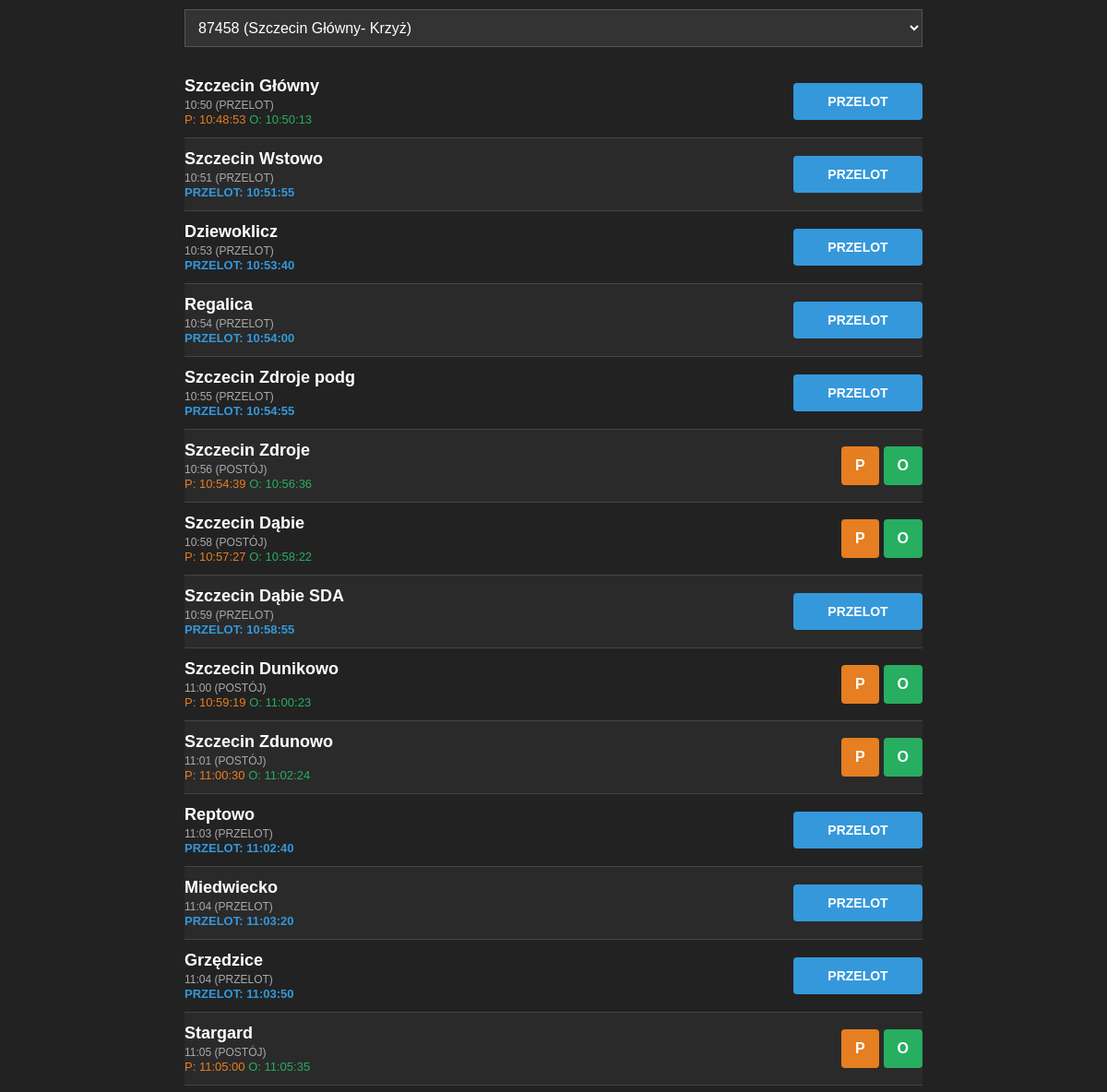
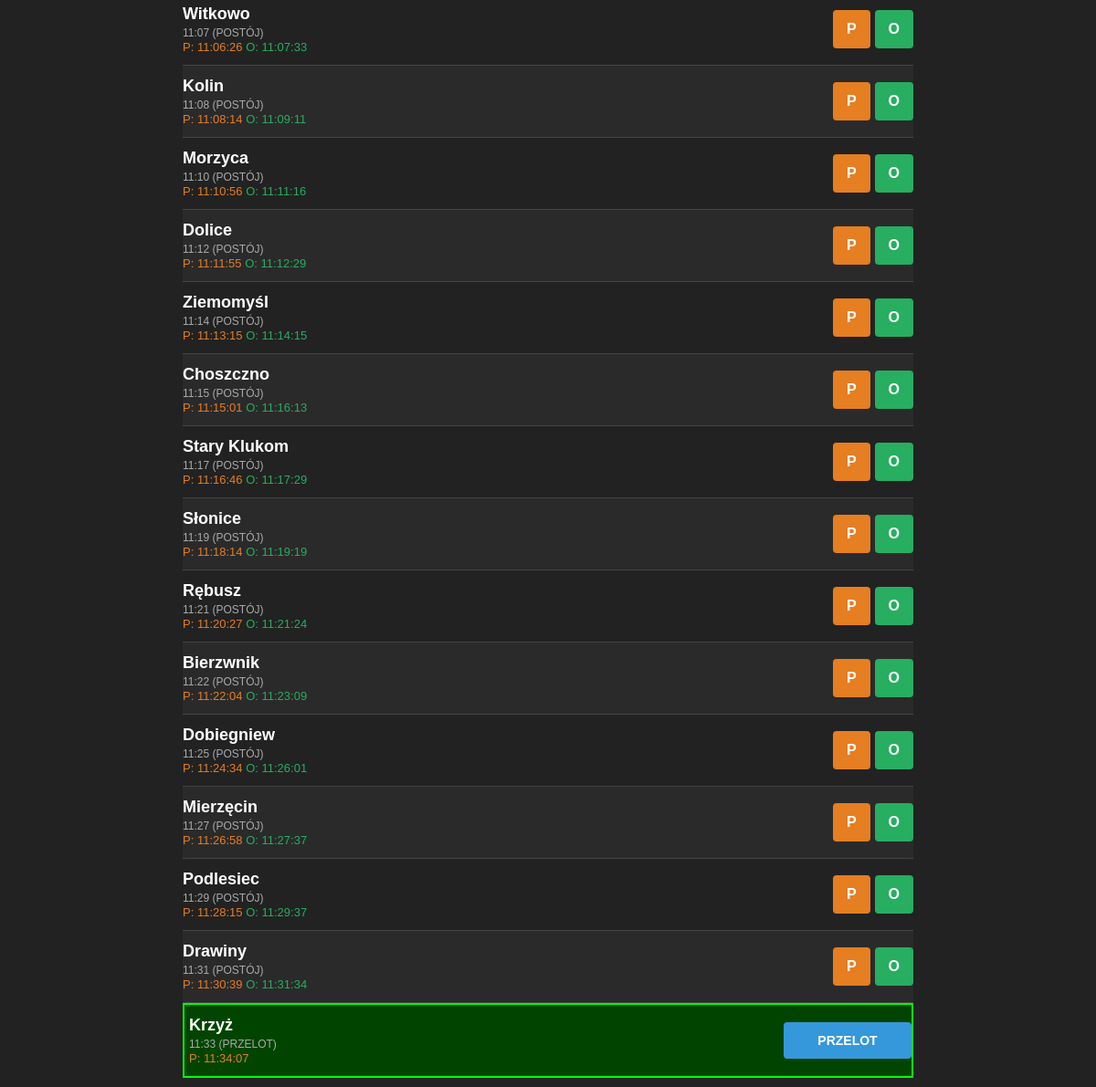
The app's page /panel_pomiarowy.php?id_przejazdu=107 with its own data (2 pictures, top to bottom).
### tables this page shows
CREATE TABLE `szczegoly_rozkladu` (
  `id_szczegolu` int(11) NOT NULL,
  `id_przejazdu` int(11) NOT NULL,
  `id_stacji` int(11) NOT NULL,
  `kolejnosc` int(11) NOT NULL,
  `przyjazd` time DEFAULT NULL,
  `odjazd` time DEFAULT NULL,
  `peron` varchar(5) DEFAULT NULL,
  `tor` varchar(5) DEFAULT NULL,
  `uwagi_postoju` varchar(10) DEFAULT NULL,
  `przyjazd_rzecz` time DEFAULT NULL,
  `odjazd_rzecz` time DEFAULT NULL,
  `status_dyzurnego` tinyint(1) DEFAULT 0 COMMENT '0-brak, 1-zatwierdzony',
  `czy_odwolany` tinyint(1) DEFAULT 0 COMMENT '1 - stacja odwołana',
  `typ_transportu` varchar(20) DEFAULT 'POCIAG' COMMENT 'POCIAG lub ZKA',
  `zatwierdzony` tinyint(1) DEFAULT 0,
  `status_wyswietlacza` int(11) DEFAULT 0,
  `komunikat_tablica` varchar(255) DEFAULT NULL,
  `kod_opoznienia` varchar(10) DEFAULT NULL
);

CREATE TABLE `stacje` (
  `id_stacji` int(11) NOT NULL,
  `nazwa_stacji` varchar(255) DEFAULT NULL,
  `wytluszczony_plakat` tinyint(1) NOT NULL DEFAULT 0,
  `typ_stacji_id` int(11) DEFAULT NULL,
  `uwagi` text DEFAULT NULL,
  `linia_kolejowa` text DEFAULT NULL,
  `coord_x` int(11) DEFAULT 0,
  `coord_z` int(11) DEFAULT 0,
  `czy_zapowiadac` tinyint(1) DEFAULT 0,
  `domyslny_czas_postoju` time DEFAULT '00:00:30',
  `lat` decimal(10,6) DEFAULT NULL,
  `lng` decimal(10,6) DEFAULT NULL
);

### panel_pomiarowy.php (the view, shortened to what this page needs)
<?php
require 'db_config.php';
$sql_trasy = "SELECT p.id_przejazdu, p.numer_pociagu, p.nazwa_pociagu, t.nazwa_trasy
              FROM przejazdy p
              JOIN trasy t ON p.id_trasy = t.id_trasy
              ORDER BY p.data_utworzenia DESC";
$res_trasy = mysqli_query($conn, $sql_trasy);
$id_przejazdu = isset($_GET['id_przejazdu']) ? (int)$_GET['id_przejazdu'] : null;
$punkty = [];
if ($id_przejazdu) {
    $sql = "SELECT sr.id_szczegolu, sr.kolejnosc, s.nazwa_stacji, sr.uwagi_postoju, sr.przyjazd, sr.odjazd, sr.przyjazd_rzecz, sr.odjazd_rzecz
            FROM szczegoly_rozkladu sr
            JOIN stacje s ON sr.id_stacji = s.id_stacji
            WHERE sr.id_przejazdu = ?
            ORDER BY sr.kolejnosc ASC";
    $stmt = mysqli_prepare($conn, $sql);
    mysqli_stmt_bind_param($stmt, "i", $id_przejazdu);
    mysqli_stmt_execute($stmt);
    $punkty = mysqli_fetch_all(mysqli_stmt_get_result($stmt), MYSQLI_ASSOC);
}
?>
<!DOCTYPE html>
<html lang="pl">
<head>
</head>
<body>
    <form method="GET">
        <select name="id_przejazdu" onchange="this.form.submit()">
            <?php while($t = mysqli_fetch_assoc($res_trasy)): ?>
                <option value="<?= $t['id_przejazdu'] ?>" <?= $id_przejazdu == $t['id_przejazdu'] ? 'selected' : '' ?>>
                    <?= $t['numer_pociagu'] ?> (<?= $t['nazwa_trasy'] ?>)
                </option>
            <?php endwhile; ?>
        </select>
    </form>
    <?php if ($id_przejazdu): ?>
        <div id="lista-punktow">
            <?php foreach ($punkty as $index => $p):
                $czy_postoj = ($p['uwagi_postoju'] == 'ph');
                $klasa_aktywna = '';
                if (!$p['odjazd_rzecz'] && ($index == 0 || $punkty[$index-1]['odjazd_rzecz'])) {
                    $klasa_aktywna = 'active';
                }
            ?>
                <div class="row <?= $klasa_aktywna ?>" id="row-<?= $p['id_szczegolu'] ?>">
                    <div class="col-info">
                        <span class="stacja"><?= $p['nazwa_stacji'] ?></span>
                        <span class="plan">
                            <?= substr($p['przyjazd'] ?: $p['odjazd'], 0, 5) ?>
                            (<?= $czy_postoj ? 'POSTÓJ' : 'PRZELOT' ?>)
                        </span>
                        <div id="status-<?= $p['id_szczegolu'] ?>" style="font-size:13px; color:#bbb;">
                            <?php
                                if($p['przyjazd_rzecz']) {
                                    if($p['przyjazd_rzecz'] == $p['odjazd_rzecz']) {
                                         echo "<span style='color:#3498db; font-weight:bold;'>PRZELOT: ".substr($p['przyjazd_rzecz'],0,8)."</span>";
                                    } else {
                                         echo "<span style='color:#e67e22'>P: ".substr($p['przyjazd_rzecz'],0,8)."</span> ";
                                    }
                                }
                                if($p['odjazd_rzecz'] && $p['przyjazd_rzecz'] != $p['odjazd_rzecz']) {
                                     echo "<span style='color:#27ae60'>O: ".substr($p['odjazd_rzecz'],0,8)."</span>";
                                }
                            ?>
                        </div>
                    </div>
                    <div class="col-actions">
                        <?php if ($czy_postoj): ?>
                            <button class="btn-przyjazd" onclick="kliknij(<?= $p['id_szczegolu'] ?>, 'p')">P</button>
                            <button class="btn-odjazd" onclick="kliknij(<?= $p['id_szczegolu'] ?>, 'o')">O</button>
                        <?php else: ?>
                            <button class="btn-przelot" onclick="kliknij(<?= $p['id_szczegolu'] ?>, 'przelot')">PRZELOT</button>
                        <?php endif; ?>
                    </div>
                </div>
            <?php endforeach; ?>
        </div>
    <?php endif; ?>
</body>
</html>

### panel_pomiarowy.php (style rules this page uses)
body { font-family: sans-serif; background: #222; color: #fff; padding: 10px; max-width: 800px; margin: 0 auto; }
select { padding: 10px; font-size: 16px; width: 100%; margin-bottom: 20px; background: #333; color: #fff; border: 1px solid #555; }
.row { display: flex; align-items: center; border-bottom: 1px solid #444; padding: 12px 0; }
.row:nth-child(even) { background: #2a2a2a; }
.row.active { background: #004400; border: 2px solid #0f0; padding-left: 5px; }
.col-info { flex: 1; }
.stacja { font-size: 18px; font-weight: bold; display: block; }
.plan { font-size: 12px; color: #aaa; }
.col-actions { flex: 0 0 140px; text-align: right; display: flex; gap: 5px; justify-content: flex-end; }
button { border: none; padding: 12px 15px; font-weight: bold; cursor: pointer; border-radius: 4px; font-size: 16px; }
.btn-przyjazd { background: #e67e22; color: white; }
.btn-odjazd { background: #27ae60; color: white; }
.btn-przelot { background: #3498db; color: white; width: 100%; font-size: 14px; }

### records on screen
szczegoly_rozkladu: id_stacji.nazwa_stacji "Szczecin Główny", substr($p['przyjazd'] ?: $p['odjazd'], 0, 5) "10:50", uwagi_postoju "PRZELOT", przyjazd_rzecz "10:48:53", odjazd_rzecz "10:50:13"
szczegoly_rozkladu: id_stacji.nazwa_stacji "Szczecin Wstowo", przyjazd "10:51", uwagi_postoju "PRZELOT", przyjazd_rzecz "10:51:55"
szczegoly_rozkladu: id_stacji.nazwa_stacji "Dziewoklicz", przyjazd "10:53", uwagi_postoju "PRZELOT", przyjazd_rzecz "10:53:40"
szczegoly_rozkladu: id_stacji.nazwa_stacji "Regalica", przyjazd "10:54", uwagi_postoju "PRZELOT", przyjazd_rzecz "10:54:00"
szczegoly_rozkladu: id_stacji.nazwa_stacji "Szczecin Zdroje podg", przyjazd "10:55", uwagi_postoju "PRZELOT", przyjazd_rzecz "10:54:55"
szczegoly_rozkladu: id_stacji.nazwa_stacji "Szczecin Zdroje", przyjazd "10:56", uwagi_postoju "POSTÓJ", przyjazd_rzecz "10:54:39", odjazd_rzecz "10:56:36"
szczegoly_rozkladu: id_stacji.nazwa_stacji "Szczecin Dąbie", przyjazd "10:58", uwagi_postoju "POSTÓJ", przyjazd_rzecz "10:57:27", odjazd_rzecz "10:58:22"
szczegoly_rozkladu: id_stacji.nazwa_stacji "Szczecin Dąbie SDA", przyjazd "10:59", uwagi_postoju "PRZELOT", przyjazd_rzecz "10:58:55"
szczegoly_rozkladu: id_stacji.nazwa_stacji "Szczecin Dunikowo", przyjazd "11:00", uwagi_postoju "POSTÓJ", przyjazd_rzecz "10:59:19", odjazd_rzecz "11:00:23"
szczegoly_rozkladu: id_stacji.nazwa_stacji "Szczecin Zdunowo", przyjazd "11:01", uwagi_postoju "POSTÓJ", przyjazd_rzecz "11:00:30", odjazd_rzecz "11:02:24"
szczegoly_rozkladu: id_stacji.nazwa_stacji "Reptowo", przyjazd "11:03", uwagi_postoju "PRZELOT", przyjazd_rzecz "11:02:40"
szczegoly_rozkladu: id_stacji.nazwa_stacji "Miedwiecko", przyjazd "11:04", uwagi_postoju "PRZELOT", przyjazd_rzecz "11:03:20"
szczegoly_rozkladu: id_stacji.nazwa_stacji "Grzędzice", przyjazd "11:04", uwagi_postoju "PRZELOT", przyjazd_rzecz "11:03:50"
szczegoly_rozkladu: id_stacji.nazwa_stacji "Stargard", przyjazd "11:05", uwagi_postoju "POSTÓJ", przyjazd_rzecz "11:05:00", odjazd_rzecz "11:05:35"
szczegoly_rozkladu: id_stacji.nazwa_stacji "Witkowo", przyjazd "11:07", uwagi_postoju "POSTÓJ", przyjazd_rzecz "11:06:26", odjazd_rzecz "11:07:33"
szczegoly_rozkladu: id_stacji.nazwa_stacji "Kolin", przyjazd "11:08", uwagi_postoju "POSTÓJ", przyjazd_rzecz "11:08:14", odjazd_rzecz "11:09:11"
szczegoly_rozkladu: id_stacji.nazwa_stacji "Morzyca", przyjazd "11:10", uwagi_postoju "POSTÓJ", przyjazd_rzecz "11:10:56", odjazd_rzecz "11:11:16"
szczegoly_rozkladu: id_stacji.nazwa_stacji "Dolice", przyjazd "11:12", uwagi_postoju "POSTÓJ", przyjazd_rzecz "11:11:55", odjazd_rzecz "11:12:29"
szczegoly_rozkladu: id_stacji.nazwa_stacji "Ziemomyśl", przyjazd "11:14", uwagi_postoju "POSTÓJ", przyjazd_rzecz "11:13:15", odjazd_rzecz "11:14:15"
szczegoly_rozkladu: id_stacji.nazwa_stacji "Choszczno", przyjazd "11:15", uwagi_postoju "POSTÓJ", przyjazd_rzecz "11:15:01", odjazd_rzecz "11:16:13"
szczegoly_rozkladu: id_stacji.nazwa_stacji "Stary Klukom", przyjazd "11:17", uwagi_postoju "POSTÓJ", przyjazd_rzecz "11:16:46", odjazd_rzecz "11:17:29"
szczegoly_rozkladu: id_stacji.nazwa_stacji "Słonice", przyjazd "11:19", uwagi_postoju "POSTÓJ", przyjazd_rzecz "11:18:14", odjazd_rzecz "11:19:19"
szczegoly_rozkladu: id_stacji.nazwa_stacji "Rębusz", przyjazd "11:21", uwagi_postoju "POSTÓJ", przyjazd_rzecz "11:20:27", odjazd_rzecz "11:21:24"
szczegoly_rozkladu: id_stacji.nazwa_stacji "Bierzwnik", przyjazd "11:22", uwagi_postoju "POSTÓJ", przyjazd_rzecz "11:22:04", odjazd_rzecz "11:23:09"
szczegoly_rozkladu: id_stacji.nazwa_stacji "Dobiegniew", przyjazd "11:25", uwagi_postoju "POSTÓJ", przyjazd_rzecz "11:24:34", odjazd_rzecz "11:26:01"
szczegoly_rozkladu: id_stacji.nazwa_stacji "Mierzęcin", przyjazd "11:27", uwagi_postoju "POSTÓJ", przyjazd_rzecz "11:26:58", odjazd_rzecz "11:27:37"
szczegoly_rozkladu: id_stacji.nazwa_stacji "Podlesiec", przyjazd "11:29", uwagi_postoju "POSTÓJ", przyjazd_rzecz "11:28:15", odjazd_rzecz "11:29:37"
szczegoly_rozkladu: id_stacji.nazwa_stacji "Drawiny", przyjazd "11:31", uwagi_postoju "POSTÓJ", przyjazd_rzecz "11:30:39", odjazd_rzecz "11:31:34"
szczegoly_rozkladu: id_stacji.nazwa_stacji "Krzyż", przyjazd "11:33", uwagi_postoju "PRZELOT", przyjazd_rzecz "11:34:07"

### other values on screen
form field id_przejazdu "87458 (Szczecin Główny- Krzyż)"
